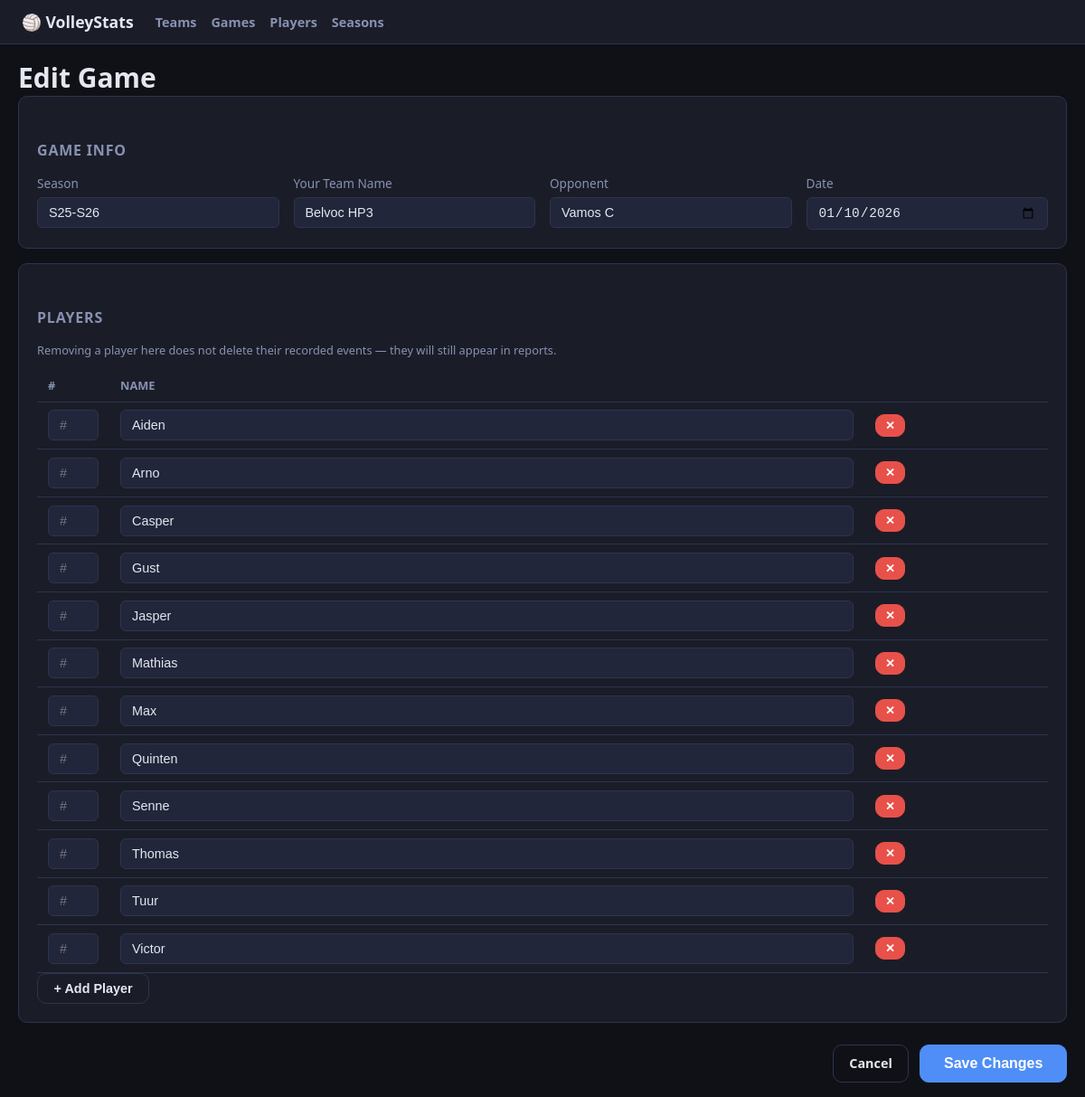
Page /games/3/edit on the committed database.
### tables this page shows
CREATE TABLE games (
            id          INTEGER PRIMARY KEY AUTOINCREMENT,
            team_name   TEXT NOT NULL,
            opponent    TEXT NOT NULL,
            played_at   TEXT NOT NULL
        , season TEXT NOT NULL DEFAULT '');

CREATE TABLE players (
            id       INTEGER PRIMARY KEY AUTOINCREMENT,
            game_id  INTEGER NOT NULL REFERENCES games(id),
            name     TEXT NOT NULL,
            number   TEXT
        );

### app.py (the view, shortened to what this page needs)
@app.route("/games/<int:game_id>/edit", methods=["GET", "POST"])
def edit_game(game_id):
    db = get_db()
    game = db.execute("SELECT * FROM games WHERE id=?", (game_id,)).fetchone()
    if not game:
        return "Game not found", 404
    players = db.execute(
        "SELECT * FROM players WHERE game_id=? ORDER BY name COLLATE NOCASE", (game_id,)
    ).fetchall()
    existing_seasons = [s["season"] for s in db.execute(
        "SELECT DISTINCT season FROM games WHERE season != '' ORDER BY season DESC"
    ).fetchall()]
    return render_template("edit_game.html", game=game, players=players,
                           existing_seasons=existing_seasons)

### app.py (called while the page is built)
def get_db():
    db = getattr(g, "_database", None)
    if db is None:
        db = g._database = sqlite3.connect(DATABASE)
        db.row_factory = sqlite3.Row
    return db

@app.teardown_appcontext
def close_connection(exception):
    db = getattr(g, "_database", None)
    if db is not None:
        db.close()

### templates/edit_game.html (shortened to what this page needs)
{% extends "base.html" %}
{% block content %}
<h1>Edit Game</h1>
<form method="POST" id="edit-form">
  <section class="card">
    <h2>Game Info</h2>
    <div class="field-row">
      <label>Season
        <input type="text" name="season" value="{{ game.season }}" placeholder="e.g. 2025-2026" list="season-list" />
      </label>
      <label>Your Team Name
        <input type="text" name="team_name" required value="{{ game.team_name }}" />
      </label>
      <label>Opponent
        <input type="text" name="opponent" required value="{{ game.opponent }}" />
      </label>
      <label>Date
        <input type="date" name="played_at" value="{{ game.played_at }}" />
      </label>
    </div>
  </section>
  <section class="card">
    <h2>Players</h2>
    <p class="grid-hint">Removing a player here does not delete their recorded events — they will still appear in reports.</p>
    <table class="table" id="players-table">
      <thead>
        <tr><th style="width:80px">#</th><th>Name</th><th></th></tr>
      </thead>
      <tbody id="players-body">
        {% for p in players %}
        <tr>
          <td><input type="text" name="player_number" value="{{ p.number or '' }}" placeholder="#" /></td>
          <td><input type="text" name="player_name"   value="{{ p.name }}" placeholder="Player name" /></td>
          <td><button type="button" class="btn btn-sm btn-danger remove-row">✕</button></td>
        </tr>
        {% endfor %}
      </tbody>
    </table>
    <button type="button" class="btn btn-outline" id="add-player">+ Add Player</button>
  </section>
  <div class="form-actions" style="gap:0.75rem">
    <a href="{{ url_for('index') }}" class="btn btn-outline">Cancel</a>
    <button type="submit" class="btn btn-primary btn-lg">Save Changes</button>
  </div>
</form>
{% endblock %}

### static/css/style.css (style rules this page uses)
*, *::before, *::after { box-sizing: border-box; margin: 0; padding: 0; }
:root { --bg: #0f1117; --surface: #1a1d27; --surface2: #22263a; --border: #2e3350; --accent: #4f8ef7; --green: #3ecf6f; --yellow: #f5c842; --red: #e8514a; --gray: #8891b2; --text: #e4e7f0; --radius: 10px; --font: 'Segoe UI', system-ui, sans-serif; }
body { background: var(--bg); color: var(--text); font-family: var(--font); font-size: 15px; min-height: 100vh; }
a { color: var(--accent); text-decoration: none; }
.btn { display: inline-flex; align-items: center; gap: 0.4rem; padding: 0.5rem 1.1rem; border-radius: var(--radius); border: 1px solid transparent; font-size: 0.9rem; font-weight: 600; cursor: pointer; background: var(--surface2); color: var(--text); text-decoration: none; transition: opacity .15s; white-space: nowrap; }
.btn-primary { background: var(--accent); color: #fff; border-color: var(--accent); }
.btn-outline { background: transparent; border-color: var(--border); }
.btn-danger { background: var(--red); border-color: var(--red); color: #fff; }
.btn-sm { padding: 0.3rem 0.7rem; font-size: 0.8rem; }
.btn-lg { padding: 0.7rem 1.6rem; font-size: 1rem; }
.card { background: var(--surface); border: 1px solid var(--border); border-radius: var(--radius); padding: 1.25rem; margin-bottom: 1rem; }
.card h2 { font-size: 1rem; color: var(--gray); margin-bottom: 1rem; text-transform: uppercase; letter-spacing: .05em; }
.table { width: 100%; border-collapse: collapse; font-size: 0.9rem; }
.table th, .table td { padding: 0.55rem 0.75rem; border-bottom: 1px solid var(--border); text-align: left; }
.table th { color: var(--gray); font-weight: 600; font-size: 0.8rem; text-transform: uppercase; }
input[type="text"], input[type="date"] { background: var(--surface2); border: 1px solid var(--border); color: var(--text); padding: 0.5rem 0.75rem; border-radius: 6px; font-size: 0.9rem; width: 100%; outline: none; transition: border-color .15s; }
label { display: flex; flex-direction: column; gap: 0.35rem; font-size: 0.85rem; color: var(--gray); }
.field-row { display: flex; gap: 1rem; flex-wrap: wrap; }
.field-row label { flex: 1; min-width: 160px; }
.form-actions { margin-top: 1.5rem; display: flex; justify-content: flex-end; }
.btn-sm { padding: 0.25rem 0.65rem; font-size: 0.8rem; }
h2 { font-size: 1.1rem; margin: 1.75rem 0 0.75rem; color: var(--text); }
.grid-hint { font-size: 0.8rem; color: var(--gray); margin-bottom: 0.75rem; }

### rows in the picture
games: season "S25-S26", team_name "Belvoc HP3", opponent "Vamos C", played_at "01/10/2026"
players: player_name "Aiden"
players: player_name "Arno"
players: player_name "Casper"
players: player_name "Gust"
players: player_name "Jasper"
players: player_name "Mathias"
players: player_name "Max"
players: player_name "Quinten"
players: player_name "Senne"
players: player_name "Thomas"
players: player_name "Tuur"
players: player_name "Victor"
